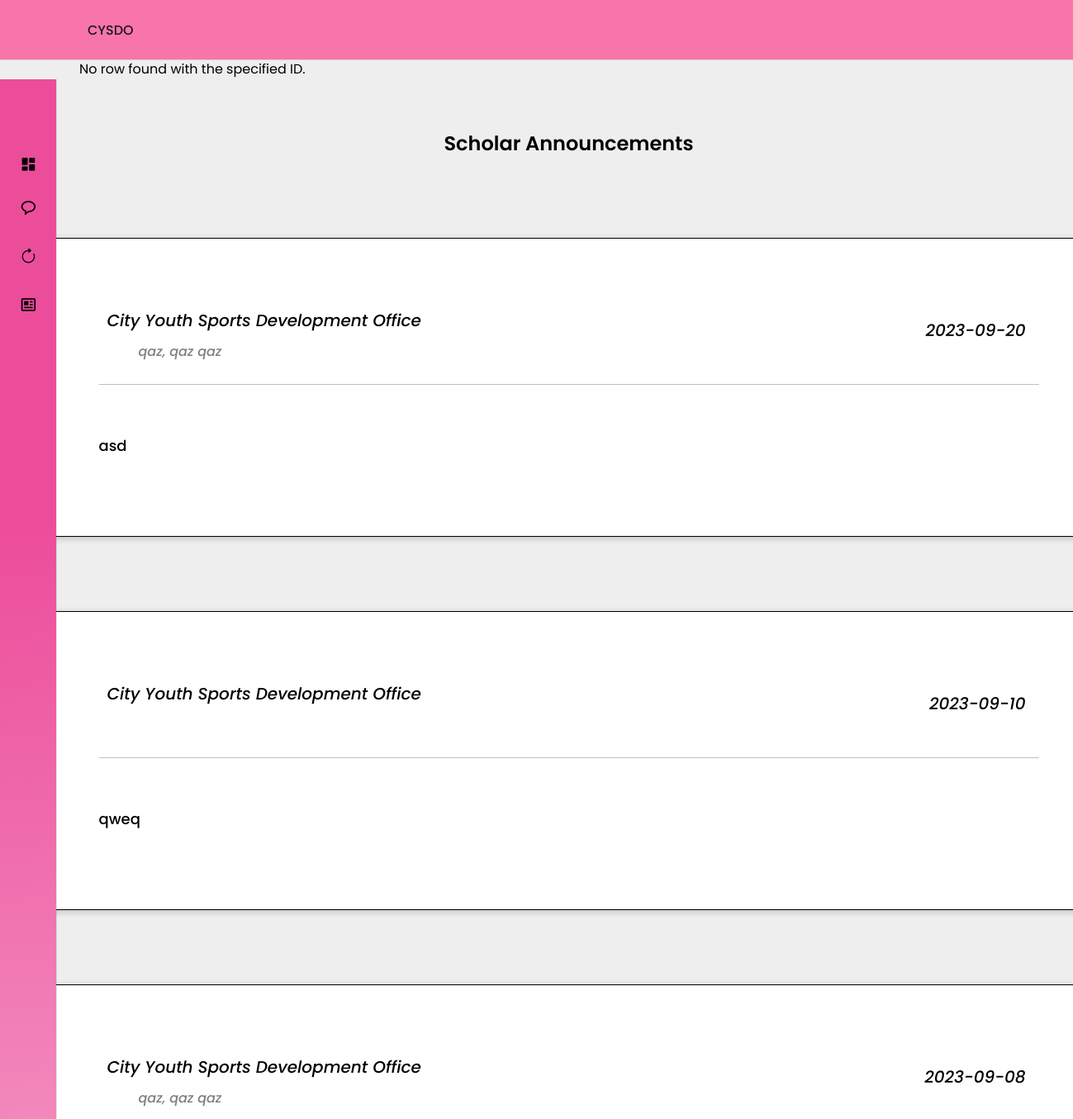
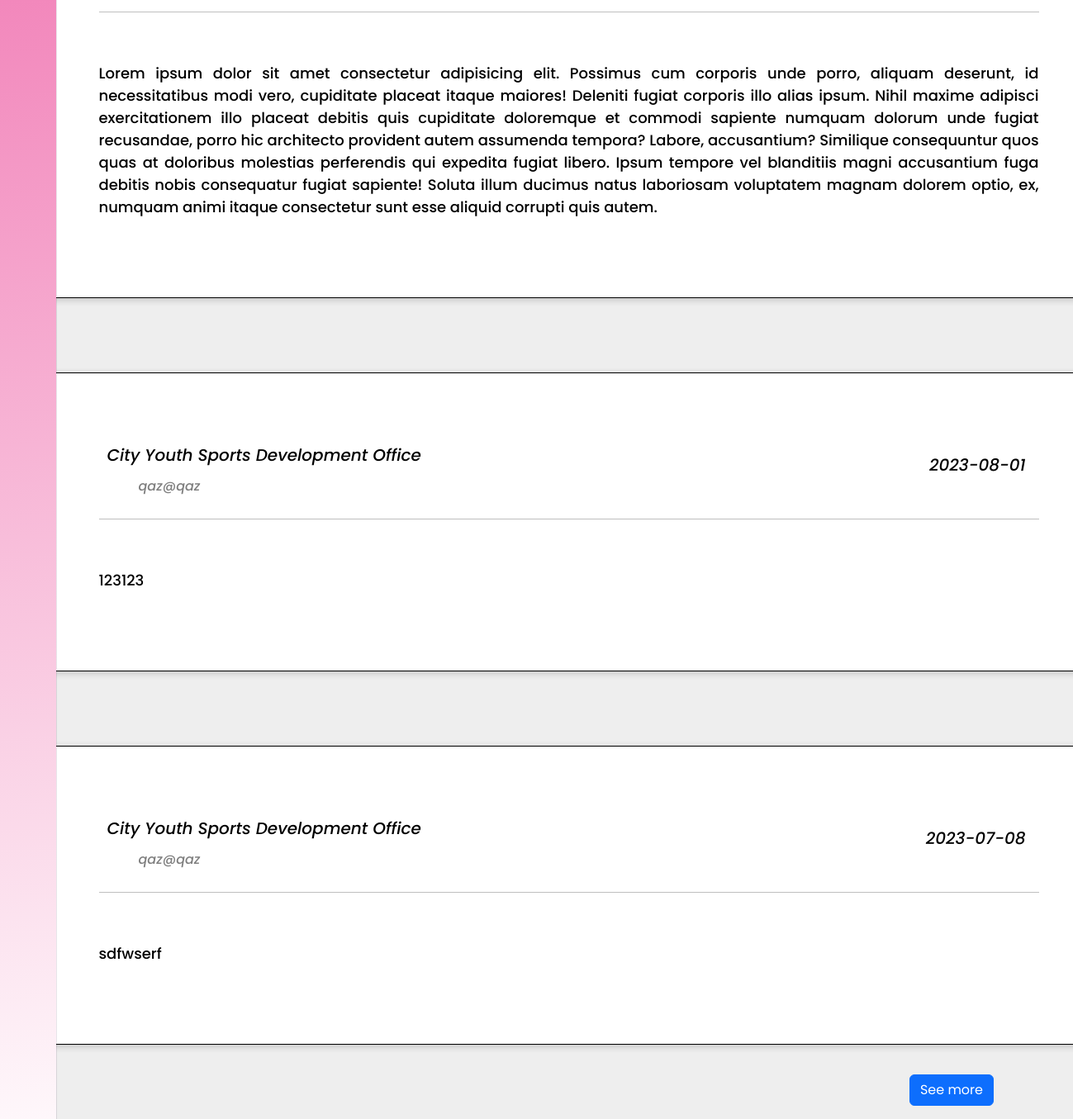
The app's page /pages/scholar/scholarAnnouncement.php (signed in) with its own data (2 pictures, top to bottom).
### tables this page shows
CREATE TABLE `announcements` (
  `uploadId` int(11) NOT NULL,
  `uploadDate` date NOT NULL DEFAULT current_timestamp(),
  `announcement` longtext NOT NULL,
  `uploader` varchar(50) NOT NULL,
  `category` varchar(255) NOT NULL
);

### pages/scholar/scholarAnnouncement.php (the view, shortened to what this page needs)
<!DOCTYPE html>
<html lang="en">
<head>
    <link rel="stylesheet" href="https://cdn.jsdelivr.net/npm/boxicons@latest/css/boxicons.min.css">
    <link rel="stylesheet" href="https://cdn.jsdelivr.net/npm/bootstrap-icons@1.10.5/font/bootstrap-icons.css">
    <link href="https://cdn.jsdelivr.net/npm/bootstrap@5.3.0/dist/css/bootstrap.min.css" rel="stylesheet">
</head>
<body>
    <?php
    include '../../assets/template/scholarNav.php';
    ?>
    <main>
        <section>
            <?php
            include '../include/dbConnection.php';
            $query = "SELECT * FROM announcements WHERE category = 'scholar' ORDER BY uploadDate DESC ";
            $resultGetPost = mysqli_query($conn, $query);
            $postCounter = 0;
            ?>
            <div class='textAlign'>
                <p style="text-transform: capitalize;" class='bold d-block w-auto'>
                    Scholar Announcements
                </p>
            </div>
            <?php
            if ($resultGetPost) {
                if ($resultGetPost->num_rows > 0) {
                    while ($row = $resultGetPost->fetch_assoc()) {
                        $postCounter++;
                        if ($postCounter <= 5) {
                            echo '<div class="textBody">';
                        } else {
                            echo '<div class="textBody" style="display: none;">';
                        }
                        echo "
            <ul class='box-info justify-content-center'>
                <li class='responsive'>
                    <img src='./assets/image/CysdoLogo.png' style='height: 50px; width: 50px;' class='sideLogo'><i class='caption'>City Youth Sports Development Office</i></a>
                    <i id='uploadDate' class='date p-3'>" . $row['uploadDate'] . "</i>
                    <div>
                        <i id='uploaderName' class='textCap text-black-50 ms-5'>" . $row['uploader'] . "</i>
                    </div>
                    <hr class='mb-3 mt-4'>
                    <div class='content w-100'>
                        <p id='uploaderPost' class='Post lh-base'>" . nl2br($row['announcement']) . "
                        </p>
                    </div>
                </li>
            </ul>
             </div>
       ";
                    }
                    if ($postCounter > 5) {
                        echo '<div class="see-more-container float-end me-5 mb-3"><a class="see-more-btn btn btn-primary">See more</a></div>';
                    }
                } else {
                    echo "No announcements found.";
                }
            } else {
                echo "An error occurred while retrieving announcements.";
            }
            ?>
        </section>
    </main>
</body>
</html>

### assets/template/scholarNav.php (shortened to what this page needs)
<?php
include '../include/dbConnection.php';
$scholarId = $_SESSION['user'];
$sql = "SELECT * FROM scholar WHERE full_name = '$scholarId'";
$result = mysqli_query($conn, $sql);
if ($result) {
    if (mysqli_num_rows($result) > 0) {
        $row = mysqli_fetch_assoc($result);
        extract($row);
        mysqli_free_result($result);
    } else {
        echo "No row found with the specified ID.";
    }
} else {
    echo "Error executing the query: " . mysqli_error($conn);
}
?>
<!DOCTYPE html>
<html lang="en">
<head>
    <link rel="stylesheet" href="https://cdn.jsdelivr.net/npm/boxicons@latest/css/boxicons.min.css">
    <link rel="stylesheet" href="https://cdn.jsdelivr.net/npm/bootstrap-icons@1.10.5/font/bootstrap-icons.css">
    <link href="https://cdn.jsdelivr.net/npm/bootstrap@5.3.0/dist/css/bootstrap.min.css" rel="stylesheet">
</head>
<body>
    <header class="header">
        <div class="header__container">
            <a href="#" class="header__logo">CYSDO</a>
        </div>
    </header>
    <div class="Navi" id="navbar">
        <nav class="nav__container">
            <div>
                <a href="#" class="nav__link nav__logo">
                </a>
                <div class="nav__list">
                    <div class="nav__items">
                        <a href="scholarHome.php" class="nav__link">
                            <i class='bx bxs-dashboard nav__icon'></i>
                        </a>
                        <a href="scholarChat.php" class="nav__link">
                            <i class='bx bx-message-rounded nav__icon'></i>
                        </a>
                        <a href="scholarRenewal.php" class="nav__link">
                            <i class="bi bi-arrow-clockwise nav__icon"></i>
                        </a>
                        <a href="scholarAnnouncement.php" class="nav__link">
                            <i class='bx bx-news nav__icon'></i>
                        </a>
                    </div>
                </div>
            </div>
        </nav>
    </div>

### pages/scholar/scholarAnnouncement.php (style rules this page uses)
* { margin: 0; padding: 0; box-sizing: border-box; font-family: "Poppins", sans-serif; }
body { background-color: #eee; background-size: cover; background-position: center; }
.caption { margin-top: 20px; margin-left: 10px; font-size: 20px; }
.textAlign { padding-top: 20px; padding-bottom: 10px; display: block; text-align: center; font-size: 24px; width: 100%; }
.bold { font-weight: 600; }
.textBody { margin-top: 50px; }
.box-info { display: grid; grid-gap: 24px; margin-top: 36px; padding: 20px; }
.box-info li { padding: 80px; border-radius: 20px; border: 1px solid black; display: block; align-items: center; grid-gap: 24px; height: 100%; width: 100%; }
.box-info li { background-color: #fff; font-size: 24px; font-weight: 500; box-shadow: 0px 2px 8px 0px rgba(0, 0, 0, 0.2); width: 1300px; }
.textCap { font-size: 16px; }
.date { float: right; font-size: 20px; }
.Post { font-size: 18px; text-align: justify; margin-top: 60px; }

### assets/template/scholarNav.php (style rules this page uses)
:root { --header-height: 3.5rem; --nav-width: 219px; --first-color: #E4E9F7; --first-color-light: #C23373; --title-color: #19181B; --text-color: #000; --text-color-light: #000; --body-color: #E4E9F7; --container-color: #FF87B2; --body-font: 'Poppins', sans-serif; --normal-font-size: .938rem; --small-font-size: .75rem; --smaller-font-size: .75rem; --font-medium: 500; --font-semi-bold: 600; --z-fixed: 100; }
@media screen and (min-width: 1024px) { :root { --normal-font-size: 1rem; --small-font-size: .875rem; --smaller-font-size: .813rem; } }
body { margin: var(--header-height) 0 0 0; padding: 1rem 1rem 0; font-family: var(--body-font); font-size: var(--normal-font-size); background-color: #eee; color: var(--text-color); }
section { margin-top: 40px; margin-left: 30px; }
a { text-decoration: none; padding-top: 5px; }
.header { position: fixed; top: 0; left: 0; width: 100%; height: 72px; background-color: #F875AA; box-shadow: 0 1px 0 rgba(22, 8, 43, 0.1); padding: 0 1rem; z-index: var(--z-fixed); }
.header__container { display: block; justify-content: space-between; }
.header__logo { color: var(--title-color); font-weight: var(--font-medium); display: none; }
.Navi { position: fixed; top: 1; left: -100%; height: 100%; padding: 1rem 1rem 0; background: rgb(255, 255, 255); background: linear-gradient(356deg, rgba(255, 255, 255, 1) 0%, rgba(236, 77, 155, 1)80%); box-shadow: 1px 0 0 rgba(22, 8, 43, 0.1); z-index: var(--z-fixed); transition: .4s; }
.nav__container { height: 100%; display: flex; flex-direction: column; justify-content: space-between; padding-bottom: 3rem; overflow: auto; scrollbar-width: none; }
.nav__logo { font-weight: var(--font-semi-bold); margin-bottom: 2.5rem; }
.nav__list, .nav__items { display: grid; }
.nav__list { row-gap: 2.5rem; }
.nav__items { row-gap: 1.5rem; }
.nav__link { display: flex; align-items: center; color: var(--text-color); }
.nav__icon { font-size: 1.2rem; margin-right: .5rem; }
@media screen and (min-width: 768px) { body { padding: 1rem 3rem 0 6rem; } }
@media screen and (min-width: 768px) { .header { padding: 0 3rem 0 6rem; } }
@media screen and (min-width: 768px) { .header__container { height: calc(var(--header-height) + .5rem); } }
@media screen and (min-width: 768px) { .header__logo { display: inline-flex; margin-top: 20px; margin-left: 10px; text-align: start; } }
@media screen and (min-width: 768px) { .Navi { left: 0; padding: 1.2rem 1.5rem 0; width: 68px; } }
@media screen and (min-width: 768px) { .nav__items { row-gap: 1.7rem; } }
@media screen and (min-width: 768px) { .nav__icon { font-size: 1.3rem; } }

### records on screen
announcements: uploadDate "2023-09-20", uploader "qaz, qaz qaz", announcement "asd"
announcements: uploadDate "2023-09-10", announcement "qweq"
announcements: uploadDate "2023-09-08", uploader "qaz, qaz qaz", announcement "Lorem ipsum dolor sit amet consectetur adipisicing elit. Possimus cum corporis unde porro, aliquam deserunt, id necessitatibus modi vero, cupiditate placeat itaque maiores! Deleniti fugiat corporis illo alias ipsum. Nihil maxime adipisci exercitationem illo placeat debitis quis cupiditate doloremque et commodi sapiente numquam dolorum unde fugiat recusandae, porro hic architecto provident autem assumenda tempora? Labore, accusantium? Similique consequuntur quos quas at doloribus molestias perferendis qui expedita fugiat libero. Ipsum tempore vel blanditiis magni accusantium fuga debitis nobis consequatur fugiat sapiente! Soluta illum ducimus natus laboriosam voluptatem magnam dolorem optio,…"
announcements: uploadDate "2023-08-01", uploader "qaz@qaz", announcement "123123"
announcements: uploadDate "2023-07-08", uploader "qaz@qaz", announcement "sdfwserf"
